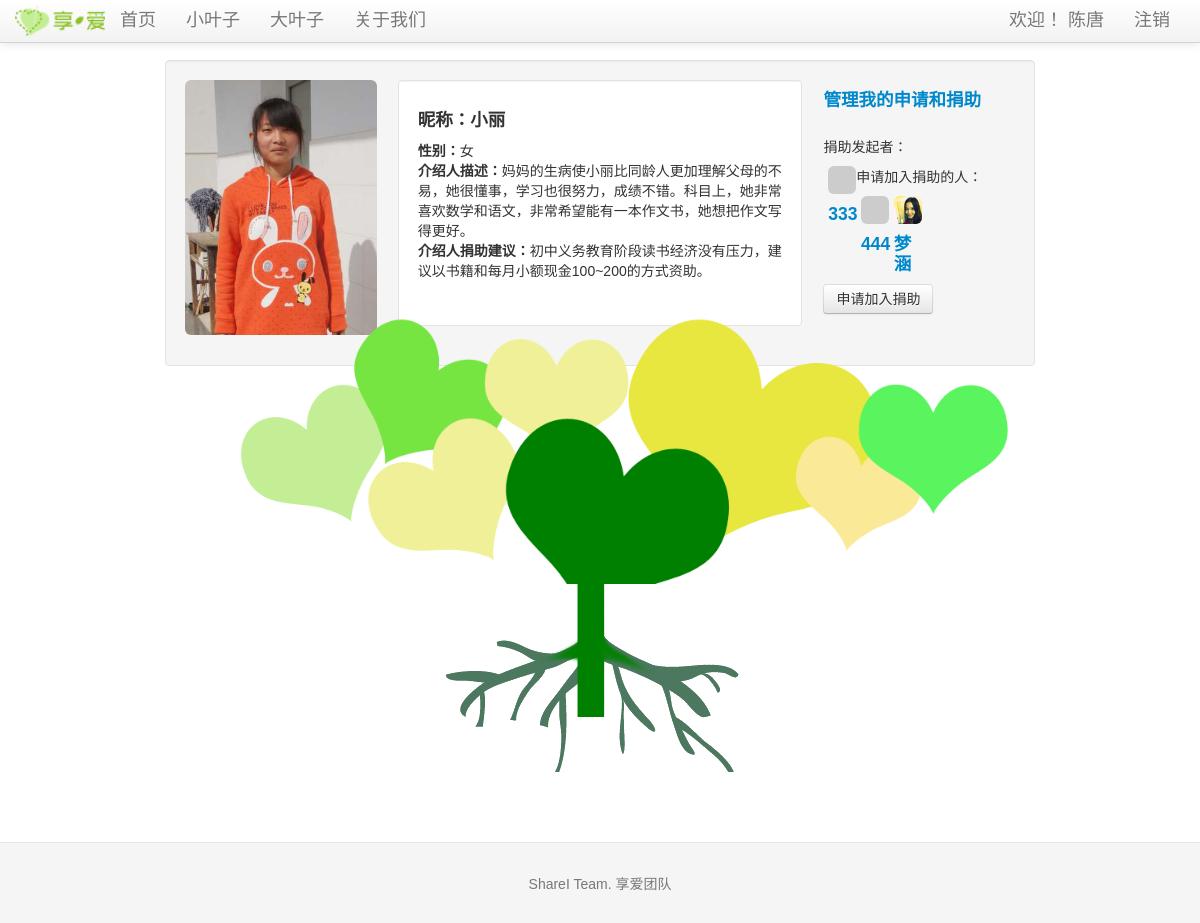
The app's page /littleleaf/2 (signed in) with its own data.
### tables this page shows
CREATE TABLE lleaf (
	lleaf_id integer primary key autoincrement,
	avatar text,
	nickavatar text,
	lname text,
	lnickname text,
	gender text,
	nationality text,
	age text,
	grade text,
	bday text,
	constellation text,
	school text,
	homeaddress text,
	phone text,
	homeinfo text,
	linfo text,
	ginfo text,
	gadvice text,
	gname text,
	gschool text,
	gbackground text,
	ginfosource text,
	grr text,
	gweibo text,
	gkaixin text,
	status integer not null,
	createtime TIMESTAMP default (datetime('now', 'localtime'))
);

CREATE TABLE bleaf (avatar TEXT, bleaf_id integer PRIMARY KEY, email text, uname text, sex text, ulevel integer, password text, rrurl text, sinawburl text, qqwburl text, createtime TIMESTAMP);

CREATE TABLE applying (
	id integer primary key autoincrement,
	bleaf_id integer,
	lleaf_id integer,
	createtime TIMESTAMP default (datetime('now', 'localtime'))
);

### sharei.py (the view)
@app.route('/littleleaf/<lleaf_id>', methods=['GET', 'POST'])
def show_littleleaf(lleaf_id):
    littleleaf = query_db('select * from lleaf where lleaf.lleaf_id = ?', [lleaf_id], one=True)
    error = None
    if littleleaf is None:
            error = 'Invalid little leaf id'
            return render_template('littleleaf.html', error=error)
    blogs = query_db('select blog.blog_id as blog_id, blog.bleaf_id as bleaf_id, blog.lleaf_id as lleaf_id, blog.title as title, \
                blog.blogtext as blogtext, bleaf.avatar as avatar, bleaf.uname as uname , blog.createtime as createtime \
                from blog join bleaf on blog.bleaf_id = bleaf.bleaf_id where blog.lleaf_id = ? order by blog.createtime desc', [lleaf_id])
    donaters = query_db('select donating.bleaf_id, bleaf.avatar, bleaf.uname from donating join bleaf on donating.bleaf_id = bleaf.bleaf_id where donating.lleaf_id = ?', [lleaf_id])
    raiser = query_db('select raising.bleaf_id as bleaf_id, bleaf.avatar as avatar, bleaf.uname as uname from raising join bleaf on raising.bleaf_id = bleaf.bleaf_id where raising.lleaf_id = ?', [lleaf_id], True)
    applyers = query_db('select applying.bleaf_id, bleaf.avatar, bleaf.uname from applying join bleaf on applying.bleaf_id = bleaf.bleaf_id where applying.lleaf_id = ?', [lleaf_id])
    allowed_raiser = False
    allowed_applyer = False
    indonaters = False
    inapplyers = False
    if 'bleaf_id' not in session:
        loggedin = False
    else:
        loggedin = True
        if (query_db('select bleaf_id from raising where bleaf_id = ?', [session['bleaf_id']], True) is None) and bleaf_allowed_applying(session['bleaf_id']):
            allowed_raiser = True
        if (query_db('select bleaf_id from applying where bleaf_id = ?', [session['bleaf_id']], True) is None) and bleaf_allowed_applying(session['bleaf_id']):
            allowed_applyer = True
        if query_db('select bleaf_id from donating where bleaf_id = ? and lleaf_id = ?', [session['bleaf_id'], lleaf_id], True) is not None:
            indonaters = True
        if query_db('select bleaf_id from applying where bleaf_id = ? and lleaf_id = ?', [session['bleaf_id'], lleaf_id], True) is not None:
            inapplyers = True
        return render_template('littleleaf_timeline.html', littleleaf=littleleaf, blogs=blogs, donaters=donaters, raiser=raiser, applyers=applyers, indonaters=indonaters, inapplyers=inapplyers, allowed_raiser=allowed_raiser, allowed_applyer=allowed_applyer)
    return render_template('littleleaf_timeline.html', littleleaf=littleleaf, blogs=blogs, donaters=donaters, raiser=raiser, applyers=applyers, indonaters=indonaters, inapplyers=inapplyers, allowed_raiser=allowed_raiser, allowed_applyer=allowed_applyer)

### sharei.py (called while the page is built)
def get_db():
    top = _app_ctx_stack.top
    if not hasattr(top, 'sqlite_db'):
        top.sqlite_db = sqlite3.connect(app.config['DATABASE'])
        top.sqlite_db.row_factory = sqlite3.Row
    return top.sqlite_db

@app.teardown_appcontext
def close_database(exception):
    top = _app_ctx_stack.top
    if hasattr(top, 'sqlite_db'):
        top.sqlite_db.close()

def query_db(query, args=(), one=False):
    cur = get_db().execute(query, args)
    rv = cur.fetchall()
    return (rv[0] if rv else None) if one else rv

def get_user_engaged(bleaf_id):
    rv1 = query_db('select count(*) from raising where raising.bleaf_id = ?',
                  [bleaf_id], one=True)
    rv2 = query_db('select count(*) from applying where applying.bleaf_id = ?',
                  [bleaf_id], one=True)
    rv3 = query_db('select count(*) from donating where donating.bleaf_id = ?',
                  [bleaf_id], one=True)
    return int(rv1[0])+int(rv2[0])+int(rv3[0])

def bleaf_allowed_applying(bleaf_id):
    if get_user_engaged(bleaf_id) > 3:
        return False
    else:
        return True

@app.before_request
def before_request():
    g.bleaf = None
    if 'bleaf_id' in session:
        g.bleaf = query_db('select * from bleaf where bleaf_id = ?', [session['bleaf_id']], one=True)

### templates/littleleaf_timeline.html (shortened to what this page needs)
{% extends "layout.html" %}
{% block body %}
<div class="well" style="margin-bottom:-25px">
  <div class="row-fluid">
    <div class="span3">
        <img src={{ littleleaf.avatar }} style="width:200px" class="img-rounded">
    </div>
    <div class="span6 well" style="text-align : left;background-color:#FFFFFF; padding-left:20">
      <h4><b>昵称：</b>{{littleleaf.lnickname}}</h4>
      <p><b>性别：</b>{{littleleaf.gender}}<br>
      <b>介绍人描述：</b>{{littleleaf.ginfo}}<br>
      <b>介绍人捐助建议：</b>{{littleleaf.gadvice}}</p><br>
    </div>
    <div class="span3">
  {% if not session.logged_in %}
    {% if littleleaf.status == 1 %}
      <a class="btn" href="{{ url_for('login') }}">登陆或注册后发起捐助</a><br>
    {% elif littleleaf.status == 2 %}
      <p>捐助发起者：</p>
        <div class="span2">
          <img src={{raiser.avatar}} style="width:80px" class="img-rounded">
          <a href="{{ url_for('show_bigleaf', bleaf_id=raiser.bleaf_id) }}" target="_blank"><h4>{{raiser.uname}}</h4></a>
        </div>
      <p>
      {% if applyers %}
        申请加入捐助的人：
        {% for applyer in applyers %}
          <div class="span2">
          <img src={{applyer.avatar}} style="width:80px" class="img-rounded">
          <a href="{{ url_for('show_bigleaf', bleaf_id=applyer.bleaf_id) }}" target="_blank"><h4>{{applyer.uname}}</h4></a>
          </div>
        {% endfor %}
      {% endif %}
      </p>
      <a class="btn" href="{{ url_for('login') }}">登陆或注册后申请加入捐助</a><br>
    {% elif littleleaf.status == 3 %}
      <p><h4>捐助{% if littleleaf.gender == '男' %}他{% else %}她{% endif %}的大叶子</h4></p>
      <div class="mini-layout-body">
      <p>
      {% for donater in donaters %}
      <p>
        <img src={{donater.avatar}} style="width:80px" class="img-rounded">
        <a href="{{ url_for('show_bigleaf', bleaf_id=donater.bleaf_id) }}" target="_blank"><h4>{{donater.uname}}</h4></a>
      </p>
      {% endfor %}
      </p>
      </div>
      <br>
    {% endif %}
  {% else %}
    <a href="{{ url_for('show_bigleaf', bleaf_id=session.bleaf_id) }}" target="_blank"><h4>管理我的申请和捐助</h4></a><br>
    {% if littleleaf.status == 1 %}
      {% if allowed_raiser %}
        <a class="btn" href="{{ url_for('raise_leaf', lleaf_id=littleleaf.lleaf_id) }}">发起捐助</a><br>
      {% else %}
      <p>您目前不能申请捐助这枚小叶子</p>
      {% endif %}
    {% elif littleleaf.status == 2 %}
      {% if session.bleaf_id == raiser.bleaf_id  %}
      <p>我已经发起对这枚小叶子的捐助活动
        {% if applyers %}
          已经申请加入捐助
          {% for applyer in applyers %}
          <div class="span2">
            <img src={{applyer.avatar}} style="width:80px" class="img-rounded">
            <a href="{{ url_for('show_bigleaf', bleaf_id=applyer.bleaf_id) }}" target="_blank"><h4>{{applyer.uname}}</h4></a>
          </div>
          {% endfor %}
        {% else %}
          目前没有其他人申请加入捐助
        {% endif %}
      </p>
      {% else %}
        <p>捐助发起者：</p>
          <div class="span2">
            <img src={{raiser.avatar}} style="width:80px" class="img-rounded">
            <a href="{{ url_for('show_bigleaf', bleaf_id=raiser.bleaf_id) }}" target="_blank"><h4>{{raiser.uname}}</h4></a>
          </div>
        <p>
        {% if applyers %}
        申请加入捐助的人：
        {% for applyer in applyers %}
          <div class="span2">
          <img src={{applyer.avatar}} style="width:80px" class="img-rounded">
          <a href="{{ url_for('show_bigleaf', bleaf_id=applyer.bleaf_id) }}" target="_blank"><h4>{{applyer.uname}}</h4></a>
          </div>
        {% endfor %}
        {% endif %}
        </p>
        {% if allowed_applyer %}
        <a class="btn" href="{{ url_for('apply_leaf', lleaf_id=littleleaf.lleaf_id) }}">申请加入捐助</a><br>
        {% else %}
        <p>您目前不能申请捐助这枚小叶子</p>
        {% endif %}
      {% endif %}
    {% endif %}
  {% endif %}
  </div>
</div>
</div>
  <br><br>
  <div class="container-fluid">
  <img src="/static/img/treehead.png" style="margin-left:25px;margin-bottom:-70px;margin-top:-60px">
  </div>
  <div class="container-fluid">
  <img src="/static/img/treeroot.png" style="margin-left:14px">
  </div>
</div>
{% endblock %}

### static/css/docs.css (style rules this page uses)
body { position: relative; padding-top: 40px; }

### templates/layout.html (style rules this page uses)
body { padding-top: 60px; font: 14px "微软雅黑", Verdana, Arial, Sans-serif; }

### records on screen
lleaf: avatar (picture), lnickname "小丽", gender "女", ginfo "妈妈的生病使小丽比同龄人更加理解父母的不易，她很懂事，学习也很努力，成绩不错。科目上，她非常喜欢数学和语文，非常希望能有一本作文书，她想把作文写得更好。", gadvice "初中义务教育阶段读书经济没有压力，建议以书籍和每月小额现金100~200的方式资助。"
bleaf: uname "333"
applying: uname "444"
applying: avatar (picture), uname "梦涵"

### other values on screen
{{ session['bleaf_name'] }} "陈唐"
